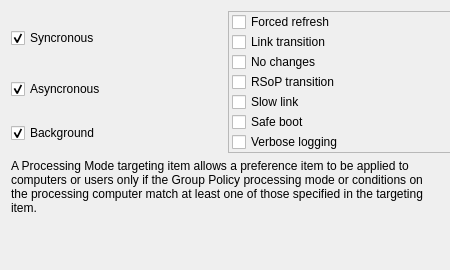
<?xml version="1.0" encoding="UTF-8"?>
<ui version="4.0">
 <class>ProcessingModeWidget</class>
 <widget class="QWidget" name="ProcessingModeWidget">
  <property name="geometry">
   <rect>
    <x>0</x>
    <y>0</y>
    <width>450</width>
    <height>270</height>
   </rect>
  </property>
  <property name="sizePolicy">
   <sizepolicy hsizetype="Maximum" vsizetype="Preferred">
    <horstretch>0</horstretch>
    <verstretch>0</verstretch>
   </sizepolicy>
  </property>
  <property name="minimumSize">
   <size>
    <width>450</width>
    <height>270</height>
   </size>
  </property>
  <property name="windowTitle">
   <string>Form</string>
  </property>
  <layout class="QGridLayout" name="gridLayout_2">
   <item row="0" column="0">
    <widget class="QCheckBox" name="syncCheckBox">
     <property name="minimumSize">
      <size>
       <width>100</width>
       <height>0</height>
      </size>
     </property>
     <property name="maximumSize">
      <size>
       <width>100</width>
       <height>16777215</height>
      </size>
     </property>
     <property name="text">
      <string>Syncronous</string>
     </property>
     <property name="checked">
      <bool>true</bool>
     </property>
    </widget>
   </item>
   <item row="0" column="1" rowspan="3">
    <widget class="QFrame" name="frame">
     <property name="sizePolicy">
      <sizepolicy hsizetype="Fixed" vsizetype="Preferred">
       <horstretch>0</horstretch>
       <verstretch>0</verstretch>
      </sizepolicy>
     </property>
     <property name="minimumSize">
      <size>
       <width>250</width>
       <height>0</height>
      </size>
     </property>
     <property name="layoutDirection">
      <enum>Qt::LeftToRight</enum>
     </property>
     <property name="frameShape">
      <enum>QFrame::StyledPanel</enum>
     </property>
     <property name="frameShadow">
      <enum>QFrame::Raised</enum>
     </property>
     <layout class="QGridLayout" name="gridLayout">
      <property name="sizeConstraint">
       <enum>QLayout::SetNoConstraint</enum>
      </property>
      <property name="leftMargin">
       <number>3</number>
      </property>
      <property name="topMargin">
       <number>0</number>
      </property>
      <property name="rightMargin">
       <number>0</number>
      </property>
      <property name="bottomMargin">
       <number>0</number>
      </property>
      <property name="spacing">
       <number>0</number>
      </property>
      <item row="0" column="0">
       <widget class="QCheckBox" name="forceCheckBox">
        <property name="text">
         <string>Forced refresh</string>
        </property>
       </widget>
      </item>
      <item row="1" column="0">
       <widget class="QCheckBox" name="transCheckBox">
        <property name="text">
         <string>Link transition</string>
        </property>
       </widget>
      </item>
      <item row="2" column="0">
       <widget class="QCheckBox" name="nochangeCheckBox">
        <property name="text">
         <string>No changes</string>
        </property>
       </widget>
      </item>
      <item row="3" column="0">
       <widget class="QCheckBox" name="rsopCheckBox">
        <property name="text">
         <string>RSoP transition</string>
        </property>
       </widget>
      </item>
      <item row="4" column="0">
       <widget class="QCheckBox" name="slowCheckBox">
        <property name="text">
         <string>Slow link</string>
        </property>
       </widget>
      </item>
      <item row="5" column="0">
       <widget class="QCheckBox" name="safeCheckBox">
        <property name="text">
         <string>Safe boot</string>
        </property>
       </widget>
      </item>
      <item row="6" column="0">
       <widget class="QCheckBox" name="logCheckBox">
        <property name="text">
         <string>Verbose logging</string>
        </property>
       </widget>
      </item>
     </layout>
    </widget>
   </item>
   <item row="1" column="0">
    <widget class="QCheckBox" name="asyncCheckBox">
     <property name="minimumSize">
      <size>
       <width>100</width>
       <height>0</height>
      </size>
     </property>
     <property name="maximumSize">
      <size>
       <width>100</width>
       <height>16777215</height>
      </size>
     </property>
     <property name="text">
      <string>Asyncronous</string>
     </property>
     <property name="checked">
      <bool>true</bool>
     </property>
    </widget>
   </item>
   <item row="2" column="0">
    <widget class="QCheckBox" name="backCheckBox">
     <property name="minimumSize">
      <size>
       <width>100</width>
       <height>0</height>
      </size>
     </property>
     <property name="maximumSize">
      <size>
       <width>100</width>
       <height>16777215</height>
      </size>
     </property>
     <property name="text">
      <string>Background</string>
     </property>
     <property name="checked">
      <bool>true</bool>
     </property>
    </widget>
   </item>
   <item row="3" column="0" colspan="2">
    <widget class="QLabel" name="label">
     <property name="text">
      <string>&lt;html&gt;&lt;head/&gt;&lt;body&gt;&lt;p&gt;A Processing Mode targeting item allows a preference item to be applied to computers or users only if the Group Policy processing mode or conditions on the processing computer match at least one of those specified in the targeting item.&lt;/p&gt;&lt;/body&gt;&lt;/html&gt;</string>
     </property>
     <property name="wordWrap">
      <bool>true</bool>
     </property>
    </widget>
   </item>
   <item row="4" column="0" colspan="2">
    <spacer name="verticalSpacer">
     <property name="orientation">
      <enum>Qt::Vertical</enum>
     </property>
     <property name="sizeHint" stdset="0">
      <size>
       <width>558</width>
       <height>137</height>
      </size>
     </property>
    </spacer>
   </item>
  </layout>
 </widget>
 <resources/>
 <connections/>
</ui>
